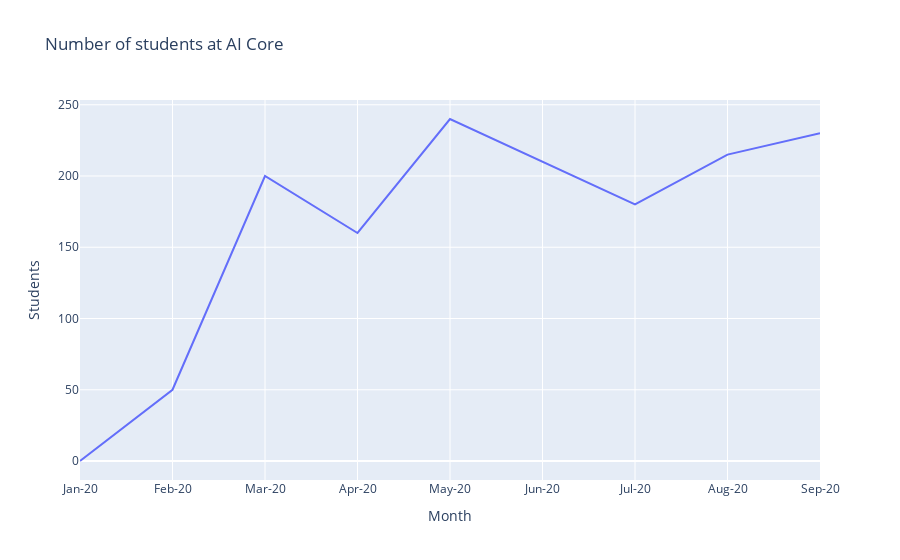

The notebook cell this image was saved under:
### Markdown cell above
## Some simple forecasting methods

For the next couple of examples let's consider a simple (toy) time series example of the number of AI Core students has every month.

### Code cell
import pandas as pd
import plotly.express as px

ai_df = pd.read_csv('aicorestudents.csv')
fig = px.line(ai_df, x = 'Month', y = 'Students', title='Number of students at AI Core')
fig.show()

### Figure 1 — Plotly figure (JSON) as saved in the notebook; plotly's stock layout.template omitted (floating-point values rounded to 4 significant figures)
{"data": [{"hovertemplate": "Month=%{x}<br>Students=%{y}<extra></extra>", "legendgroup": "", "line": {"color": "#636efa", "dash": "solid"}, "mode": "lines", "name": "", "orientation": "v", "showlegend": false, "type": "scatter", "x": ["Jan-20", "Feb-20", "Mar-20", "Apr-20", "May-20", "Jun-20", "Jul-20", "Aug-20", "Sep-20"], "xaxis": "x", "y": [0, 50, 200, 160, 240, 210, 180, 215, 230], "yaxis": "y"}], "layout": {"legend": {"tracegroupgap": 0}, "title": {"text": "Number of students at AI Core"}, "xaxis": {"anchor": "y", "domain": [0, 1], "title": {"text": "Month"}}, "yaxis": {"anchor": "x", "domain": [0, 1], "title": {"text": "Students"}}}}
